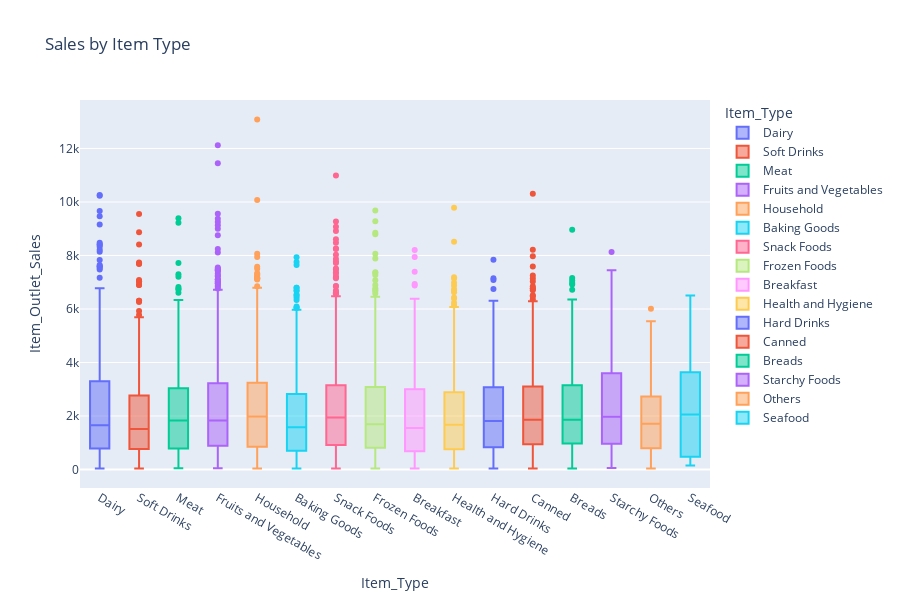

The notebook cell saved with this chart:
### Code cell
# Sales by Item Type

px.box(train, x='Item_Type', y='Item_Outlet_Sales', title='Sales by Item Type',
       color='Item_Type', height=600)

### Figure 1 — Plotly figure (JSON) as saved in the notebook; plotly's stock layout.template omitted (floating-point values rounded to 4 significant figures; data arrays with more than 128 entries replaced by an {"elided": "..."} marker saying what was removed)
{"data": [{"alignmentgroup": "True", "hovertemplate": "Item_Type=%{x}<br>Item_Outlet_Sales=%{y}<extra></extra>", "legendgroup": "Dairy", "marker": {"color": "#636efa"}, "name": "Dairy", "notched": false, "offsetgroup": "Dairy", "orientation": "v", "showlegend": true, "type": "box", "x": {"elided": "682 str values"}, "x0": " ", "xaxis": "x", "y": {"elided": "682 float values"}, "y0": " ", "yaxis": "y"}, {"alignmentgroup": "True", "hovertemplate": "Item_Type=%{x}<br>Item_Outlet_Sales=%{y}<extra></extra>", "legendgroup": "Soft Drinks", "marker": {"color": "#EF553B"}, "name": "Soft Drinks", "notched": false, "offsetgroup": "Soft Drinks", "orientation": "v", "showlegend": true, "type": "box", "x": {"elided": "445 str values"}, "x0": " ", "xaxis": "x", "y": {"elided": "445 float values"}, "y0": " ", "yaxis": "y"}, {"alignmentgroup": "True", "hovertemplate": "Item_Type=%{x}<br>Item_Outlet_Sales=%{y}<extra></extra>", "legendgroup": "Meat", "marker": {"color": "#00cc96"}, "name": "Meat", "notched": false, "offsetgroup": "Meat", "orientation": "v", "showlegend": true, "type": "box", "x": {"elided": "425 str values"}, "x0": " ", "xaxis": "x", "y": {"elided": "425 float values"}, "y0": " ", "yaxis": "y"}, {"alignmentgroup": "True", "hovertemplate": "Item_Type=%{x}<br>Item_Outlet_Sales=%{y}<extra></extra>", "legendgroup": "Fruits and Vegetables", "marker": {"color": "#ab63fa"}, "name": "Fruits and Vegetables", "notched": false, "offsetgroup": "Fruits and Vegetables", "orientation": "v", "showlegend": true, "type": "box", "x": {"elided": "1232 str values"}, "x0": " ", "xaxis": "x", "y": {"elided": "1232 float values"}, "y0": " ", "yaxis": "y"}, {"alignmentgroup": "True", "hovertemplate": "Item_Type=%{x}<br>Item_Outlet_Sales=%{y}<extra></extra>", "legendgroup": "Household", "marker": {"color": "#FFA15A"}, "name": "Household", "notched": false, "offsetgroup": "Household", "orientation": "v", "showlegend": true, "type": "box", "x": {"elided": "910 str values"}, "x0": " ", "xaxis": "x", "y": {"elided": "910 float values"}, "y0": " ", "yaxis": "y"}, {"alignmentgroup": "True", "hovertemplate": "Item_Type=%{x}<br>Item_Outlet_Sales=%{y}<extra></extra>", "legendgroup": "Baking Goods", "marker": {"color": "#19d3f3"}, "name": "Baking Goods", "notched": false, "offsetgroup": "Baking Goods", "orientation": "v", "showlegend": true, "type": "box", "x": {"elided": "648 str values"}, "x0": " ", "xaxis": "x", "y": {"elided": "648 float values"}, "y0": " ", "yaxis": "y"}, {"alignmentgroup": "True", "hovertemplate": "Item_Type=%{x}<br>Item_Outlet_Sales=%{y}<extra></extra>", "legendgroup": "Snack Foods", "marker": {"color": "#FF6692"}, "name": "Snack Foods", "notched": false, "offsetgroup": "Snack Foods", "orientation": "v", "showlegend": true, "type": "box", "x": {"elided": "1200 str values"}, "x0": " ", "xaxis": "x", "y": {"elided": "1200 float values"}, "y0": " ", "yaxis": "y"}, {"alignmentgroup": "True", "hovertemplate": "Item_Type=%{x}<br>Item_Outlet_Sales=%{y}<extra></extra>", "legendgroup": "Frozen Foods", "marker": {"color": "#B6E880"}, "name": "Frozen Foods", "notched": false, "offsetgroup": "Frozen Foods", "orientation": "v", "showlegend": true, "type": "box", "x": {"elided": "856 str values"}, "x0": " ", "xaxis": "x", "y": {"elided": "856 float values"}, "y0": " ", "yaxis": "y"}, {"alignmentgroup": "True", "hovertemplate": "Item_Type=%{x}<br>Item_Outlet_Sales=%{y}<extra></extra>", "legendgroup": "Breakfast", "marker": {"color": "#FF97FF"}, "name": "Breakfast", "notched": false, "offsetgroup": "Breakfast", "orientation": "v", "showlegend": true, "type": "box", "x": ["Breakfast", "Breakfast", "Breakfast", "Breakfast", "Breakfast", "Breakfast", "Breakfast", "Breakfast", "Breakfast", "Breakfast", "Breakfast", "Breakfast", "Breakfast", "Breakfast", "Breakfast", "Breakfast", "Breakfast", "Breakfast", "Breakfast", "Breakfast", "Breakfast", "Breakfast", "Breakfast", "Breakfast", "Breakfast", "Breakfast", "Breakfast", "Breakfast", "Breakfast", "Breakfast", "Breakfast", "Breakfast", "Breakfast", "Breakfast", "Breakfast", "Breakfast", "Breakfast", "Breakfast", "Breakfast", "Breakfast", "Breakfast", "Breakfast", "Breakfast", "Breakfast", "Breakfast", "Breakfast", "Breakfast", "Breakfast", "Breakfast", "Breakfast", "Breakfast", "Breakfast", "Breakfast", "Breakfast", "Breakfast", "Breakfast", "Breakfast", "Breakfast", "Breakfast", "Breakfast", "Breakfast", "Breakfast", "Breakfast", "Breakfast", "Breakfast", "Breakfast", "Breakfast", "Breakfast", "Breakfast", "Breakfast", "Breakfast", "Breakfast", "Breakfast", "Breakfast", "Breakfast", "Breakfast", "Breakfast", "Breakfast", "Breakfast", "Breakfast", "Breakfast", "Breakfast", "Breakfast", "Breakfast", "Breakfast", "Breakfast", "Breakfast", "Breakfast", "Breakfast", "Breakfast", "Breakfast", "Breakfast", "Breakfast", "Breakfast", "Breakfast", "Breakfast", "Breakfast", "Breakfast", "Breakfast", "Breakfast", "Breakfast", "Breakfast", "Breakfast", "Breakfast", "Breakfast", "Breakfast", "Breakfast", "Breakfast", "Breakfast", "Breakfast"], "x0": " ", "xaxis": "x", "y": [1547.0, 718.4, 3286.0, 1910.0, 1764.0, 3867.0, 2056.0, 2871.0, 775.0, 1562.0, 275.6, 1641.0, 3618.0, 50.6, 1799.0, 1973.0, 762.3, 2190.0, 4844.0, 932.1, 201.1, 262.3, 3101.0, 4661.0, 171.8, 6006.0, 801.6, 4548.0, 782.3, 2184.0, 1846.0, 131.2, 3340.0, 2796.0, 1095.0, 2541.0, 2864.0, 1398.0, 3874.0, 1285.0, 2827.0, 2461.0, 3529.0, 402.1, 2189.0, 175.8, 1386.0, 2184.0, 1145.0, 1151.0, 693.1, 552.6, 1645.0, 233.0, 2099.0, 39.95, 1927.0, 1518.0, 1230.0, 493.4, 399.5, 1106.0, 3003.0, 6292.0, 1830.0, 352.9, 229.0, 1443.0, 529.3, 524.7, 1095.0, 386.8, 1235.0, 1372.0, 679.1, 7393.0, 4196.0, 110.5, 442.1, 3691.0, 679.1, 343.6, 6385.0, 2184.0, 176.4, 199.7, 2441.0, 1508.0, 6931.0, 4650.0, 6881.0, 1333.0, 1713.0, 4570.0, 8209.0, 3697.0, 183.8, 2637.0, 7944.0, 385.5, 469.4, 4211.0, 961.4, 336.9, 4380.0, 2007.0, 3029.0, 5314.0, 1307.0, 708.4], "y0": " ", "yaxis": "y"}, {"alignmentgroup": "True", "hovertemplate": "Item_Type=%{x}<br>Item_Outlet_Sales=%{y}<extra></extra>", "legendgroup": "Health and Hygiene", "marker": {"color": "#FECB52"}, "name": "Health and Hygiene", "notched": false, "offsetgroup": "Health and Hygiene", "orientation": "v", "showlegend": true, "type": "box", "x": {"elided": "520 str values"}, "x0": " ", "xaxis": "x", "y": {"elided": "520 float values"}, "y0": " ", "yaxis": "y"}, {"alignmentgroup": "True", "hovertemplate": "Item_Type=%{x}<br>Item_Outlet_Sales=%{y}<extra></extra>", "legendgroup": "Hard Drinks", "marker": {"color": "#636efa"}, "name": "Hard Drinks", "notched": false, "offsetgroup": "Hard Drinks", "orientation": "v", "showlegend": true, "type": "box", "x": {"elided": "214 str values"}, "x0": " ", "xaxis": "x", "y": {"elided": "214 float values"}, "y0": " ", "yaxis": "y"}, {"alignmentgroup": "True", "hovertemplate": "Item_Type=%{x}<br>Item_Outlet_Sales=%{y}<extra></extra>", "legendgroup": "Canned", "marker": {"color": "#EF553B"}, "name": "Canned", "notched": false, "offsetgroup": "Canned", "orientation": "v", "showlegend": true, "type": "box", "x": {"elided": "649 str values"}, "x0": " ", "xaxis": "x", "y": {"elided": "649 float values"}, "y0": " ", "yaxis": "y"}, {"alignmentgroup": "True", "hovertemplate": "Item_Type=%{x}<br>Item_Outlet_Sales=%{y}<extra></extra>", "legendgroup": "Breads", "marker": {"color": "#00cc96"}, "name": "Breads", "notched": false, "offsetgroup": "Breads", "orientation": "v", "showlegend": true, "type": "box", "x": {"elided": "251 str values"}, "x0": " ", "xaxis": "x", "y": {"elided": "251 float values"}, "y0": " ", "yaxis": "y"}, {"alignmentgroup": "True", "hovertemplate": "Item_Type=%{x}<br>Item_Outlet_Sales=%{y}<extra></extra>", "legendgroup": "Starchy Foods", "marker": {"color": "#ab63fa"}, "name": "Starchy Foods", "notched": false, "offsetgroup": "Starchy Foods", "orientation": "v", "showlegend": true, "type": "box", "x": {"elided": "148 str values"}, "x0": " ", "xaxis": "x", "y": {"elided": "148 float values"}, "y0": " ", "yaxis": "y"}, {"alignmentgroup": "True", "hovertemplate": "Item_Type=%{x}<br>Item_Outlet_Sales=%{y}<extra></extra>", "legendgroup": "Others", "marker": {"color": "#FFA15A"}, "name": "Others", "notched": false, "offsetgroup": "Others", "orientation": "v", "showlegend": true, "type": "box", "x": {"elided": "169 str values"}, "x0": " ", "xaxis": "x", "y": {"elided": "169 float values"}, "y0": " ", "yaxis": "y"}, {"alignmentgroup": "True", "hovertemplate": "Item_Type=%{x}<br>Item_Outlet_Sales=%{y}<extra></extra>", "legendgroup": "Seafood", "marker": {"color": "#19d3f3"}, "name": "Seafood", "notched": false, "offsetgroup": "Seafood", "orientation": "v", "showlegend": true, "type": "box", "x": ["Seafood", "Seafood", "Seafood", "Seafood", "Seafood", "Seafood", "Seafood", "Seafood", "Seafood", "Seafood", "Seafood", "Seafood", "Seafood", "Seafood", "Seafood", "Seafood", "Seafood", "Seafood", "Seafood", "Seafood", "Seafood", "Seafood", "Seafood", "Seafood", "Seafood", "Seafood", "Seafood", "Seafood", "Seafood", "Seafood", "Seafood", "Seafood", "Seafood", "Seafood", "Seafood", "Seafood", "Seafood", "Seafood", "Seafood", "Seafood", "Seafood", "Seafood", "Seafood", "Seafood", "Seafood", "Seafood", "Seafood", "Seafood", "Seafood", "Seafood", "Seafood", "Seafood", "Seafood", "Seafood", "Seafood", "Seafood", "Seafood", "Seafood", "Seafood", "Seafood", "Seafood", "Seafood", "Seafood", "Seafood"], "x0": " ", "xaxis": "x", "y": [3436.0, 1268.0, 3745.0, 4644.0, 1281.0, 2562.0, 339.6, 2233.0, 3396.0, 5201.0, 171.8, 3547.0, 316.9, 473.4, 5033.0, 473.4, 1210.0, 6504.0, 1019.0, 736.4, 171.8, 3020.0, 185.8, 207.7, 1834.0, 3895.0, 473.4, 4595.0, 415.5, 1971.0, 2397.0, 934.8, 5705.0, 158.5, 3264.0, 1834.0, 2852.0, 830.9, 452.7, 5992.0, 3264.0, 1798.0, 4533.0, 830.9, 1585.0, 2637.0, 858.9, 2247.0, 4139.0, 2603.0, 185.8, 149.8, 173.1, 2061.0, 2748.0, 431.4, 5015.0, 4638.0, 316.9, 2049.0, 5518.0, 5992.0, 2601.0, 3715.0], "y0": " ", "yaxis": "y"}], "layout": {"boxmode": "overlay", "height": 600, "legend": {"title": {"text": "Item_Type"}, "tracegroupgap": 0}, "title": {"text": "Sales by Item Type"}, "xaxis": {"anchor": "y", "categoryarray": ["Dairy", "Soft Drinks", "Meat", "Fruits and Vegetables", "Household", "Baking Goods", "Snack Foods", "Frozen Foods", "Breakfast", "Health and Hygiene", "Hard Drinks", "Canned", "Breads", "Starchy Foods", "Others", "Seafood"], "categoryorder": "array", "domain": [0, 1], "title": {"text": "Item_Type"}}, "yaxis": {"anchor": "x", "domain": [0, 1], "title": {"text": "Item_Outlet_Sales"}}}}
